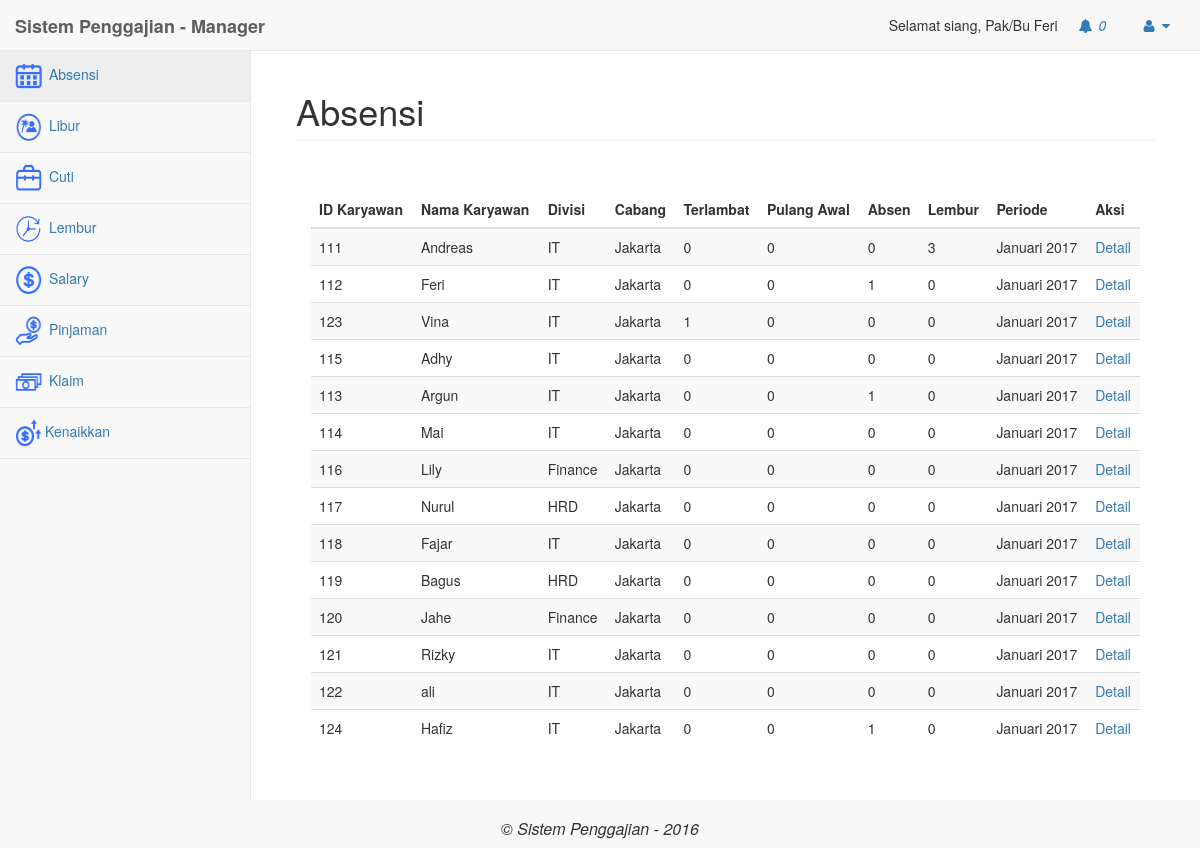
The page /manager/index.php?modul=absensi (signed in) on the database its author committed.
### tables this page shows
CREATE TABLE `user` (
  `Id_User` int(11) NOT NULL,
  `Email` varchar(50) NOT NULL,
  `Password` varchar(30) NOT NULL,
  `Tgl_Lahir` date NOT NULL,
  `Nama` text NOT NULL,
  `status` varchar(20) NOT NULL,
  `Tgl_Join` date NOT NULL,
  `Jabatan` varchar(20) NOT NULL,
  `id_divisi` int(11) NOT NULL,
  `no_rekening` varchar(20) NOT NULL,
  `cabang` varchar(50) NOT NULL,
  `Level` int(11) NOT NULL,
  `gaji_pokok` int(11) NOT NULL,
  `tipe` varchar(50) NOT NULL,
  `tanggungan` int(3) NOT NULL
);

CREATE TABLE `stat_absensi` (
  `id` int(11) NOT NULL,
  `id_karyawan` int(11) NOT NULL,
  `cabang` varchar(50) NOT NULL,
  `nama` varchar(100) NOT NULL,
  `departemen` varchar(50) NOT NULL,
  `terlambat` int(11) NOT NULL,
  `pulang_awal` int(11) NOT NULL,
  `lembur` int(5) NOT NULL,
  `jml_hari_masuk` int(11) NOT NULL,
  `absen` int(11) NOT NULL,
  `periode` varchar(20) NOT NULL
);

### manager/mod_absensi/absensi.php (the view, shortened to what this page needs)
<?php
	if(isset($_GET['act'])){
		$act = $_GET['act'];
	}else{
		$act="";
	}
require_once("../config/koneksi.php");
	switch($act){
		default:?>
			<div class="panel-body">
				<div class="table-responsive">
					<table class="table table-striped">
						<thead>
						<tr>
							<th>ID Karyawan</th>
							<th>Nama Karyawan</th>
							<th>Divisi</th>
							<th>Cabang</th>
							<th>Terlambat</th>
							<th>Pulang Awal</th>
							<th>Absen</th>
							<th>Lembur</th>
							<th>Periode</th>
							<th>Aksi</th>
						</tr>
						</thead>
					<tbody>
			<?php
							$query = "SELECT * FROM stat_absensi";
							$hasil = mysqli_query($k, $query);
							while ($b = mysqli_fetch_assoc($hasil)){
								$query2 = mysqli_query($k,"SELECT * FROM user where Id_User = '".$b['id_karyawan']."'");
								$data_karyawan =  mysqli_fetch_assoc($query2);
							?>
								<tr>
									<td>
										<?php echo $b['id_karyawan']; ?>
									</td>
									<td>
										<?php echo $data_karyawan['Nama'];?>
									</td>
									<td>
										<?php echo $b['departemen'];?>
									</td>
									<td>
										<?php echo $data_karyawan['cabang'] ?>
									</td>
									<td>
										<?php echo $b['terlambat'] ?>
									</td>
									<td>
										<?php echo $b['pulang_awal'];?>
									</td>
									<td>
										<?php echo $b['absen'];?>
									</td>
									<td>
										<?php echo $b['lembur'];?>
									</td>
									<td>
										<?php
										$periode = explode("_",$b['periode']);
										echo $periode[0]." ".$periode[1];
										?>
									</td>
									<td><a href="?modul=absensi&act=detailAbsensi&id=<?php echo $b['id_karyawan']; ?>">Detail</a></td>
								</tr>
						<?php
							}
						?>
							</tbody>
					</table>
				</div>
			</div>
	<?php
	break;
	}
?>

### manager/index.php (shortened to what this page needs)
<?php
if(isset($_SESSION['login']) && $_SESSION['login'] == true){
	?>
	<?php
	require_once("../config/koneksi.php");
	$sql ="SELECT * FROM user WHERE Id_User=$_SESSION[id_karyawan]";
	$hasil2 = mysqli_query($k, $sql);
	$nama = mysqli_fetch_assoc($hasil2);
?>
<!DOCTYPE html>
<html lang="en">
<head>
    <link href="../libs/bower_components/bootstrap/dist/css/bootstrap.min.css" rel="stylesheet">
    <link href="../libs/bower_components/metisMenu/dist/metisMenu.min.css" rel="stylesheet">
    <link href="../libs/dist/css/sb-admin-2.css" rel="stylesheet">
    <link href="../libs/bower_components/font-awesome/css/font-awesome.min.css" rel="stylesheet" type="text/css">
</head>
<body>
<?php
	$sql_notifikasi1 = mysqli_query($k,"SELECT * FROM notifikasi WHERE level = '1' AND isRead = 'n'");
?>
    <div id="wrapper">
        <nav class="navbar navbar-default navbar-static-top" role="navigation" style="margin-bottom: 0">
            <div class="navbar-header">
                <a class="navbar-brand" href="index.php"><b>Sistem Penggajian - Manager</b></a>
            </div>
            <ul class="nav navbar-top-links navbar-right">
				<?php echo "Selamat siang, Pak/Bu ".$nama['Nama'];?>
                <li class="dropdown" onclick="notif()">
                    <a class="dropdown-toggle" data-toggle="dropdown" href="#">
                        <i class="fa fa-bell fa-fw"></i>
							<i id="cekNotif"><?php echo mysqli_num_rows($sql_notifikasi1); ?></i>
                    </a>
                </li>
                <li class="dropdown">
                    <a class="dropdown-toggle" data-toggle="dropdown" href="#">
                        <i class="fa fa-user fa-fw"></i>  <i class="fa fa-caret-down"></i>
                    </a>
                </li>
            </ul>
<div class="navbar-default sidebar" role="navigation">
                <div class="sidebar-nav navbar-collapse">
                    <ul class="nav" id="side-menu">
                       <li>
									<a href="?modul=absensi"><span class="icon-navigasi"><img src="../libs/images/icon-absensi.png" class=""/></span> Absensi</a>
								</li>
								<li>
									<a href="?modul=libur"><span class="icon-navigasi"><img src="../libs/images/icon-libur.png" class=""/></span> Libur</a>
								</li>
								<li>
									<a href="?modul=cuti"><span class="icon-navigasi"><img src="../libs/images/icon-cuti.png" class=""/></span> Cuti</a>
								</li>
								<li>
									<a href="?modul=lembur"><span class="icon-navigasi"><img src="../libs/images/icon-lembur.png" class=""/></span> Lembur</a>
								</li>
								<li>
									<a href="?modul=salary"><span class="icon-navigasi"><img src="../libs/images/icon-salary.png" class=""/></span> Salary</a>
								</li>
								<li>
									<a href="?modul=pinjaman"><span class="icon-navigasi"><img src="../libs/images/icon-loan.png" class=""/></span> Pinjaman</a>
								</li>
								<li>
									<a href="?modul=klaim"><span class="icon-navigasi"><img src="../libs/images/icon-klaim.png" class=""/></span> Klaim</a>
								</li>
								<li>
									<a href="?modul=kenaikkan"><span class="icon-navigasi"><img src="../libs/images/icon-kenaikkan.png" class=""/></span>Kenaikkan </a>
								</li>
                    </ul>
                </div>
            </div>
        </nav>
	<?php
	if(isset($_GET['modul'])){
		$modul = $_GET['modul'];
	}else{
		$modul="";
	}
?>
        <div id="page-wrapper">
            <div class="container-fluid">
               <div class="row">
                     <div class="col-lg-12">
                        <h1 class="page-header"><?php
							if($modul != ""){
								if($modul == "kenaikkan"){
									$judul = "Kenaikkan Gaji";
								}elseif($modul == "pinjaman"){
									$judul = "Pinjaman";
								}elseif($modul == "absensi"){
									$judul = "Absensi";
								}elseif($modul == "libur"){
									$judul = "Libur";
								}elseif($modul == "cuti"){
									$judul = "Cuti";
								}elseif($modul == "lembur"){
									$judul = "Lembur";
								}elseif($modul == "salary"){
									$judul = "Salary";
								}elseif($modul == "klaim"){
									$judul = "Klaim";
								}elseif($modul == "user"){
									$judul = "User";
								}elseif($modul == "penilaian"){
									$judul = "Penilaian";
								}elseif($modul == "karyawanPinjaman"){
									$judul = "Pinjaman - Karyawan";
								}elseif($modul == "karyawanKenaikkan"){
									$judul = "Kenaikkan Gaji - Karyawan";
								}elseif($modul == "karyawanKlaim"){
									$judul = "Klaim - Karyawan";
								}elseif($modul == "karyawanCuti"){
									$judul = "Cuti - Karyawan";
								}elseif($modul == "karyawanSalary"){
									$judul = "Salary - Karyawan";
								}elseif($modul == "karyawanLembur"){
									$judul = "Lembur - Karyawan";
								}elseif($modul == "karyawanLibur"){
									$judul = "Libur - Karyawan";
								}elseif($modul == "karyawanAbsensi"){
									$judul = "Absensi - Karyawan";
								}elseif($modul == "notifikasi"){
									$judul = "Notifikasi";
								}elseif($modul == "profile"){
									$judul = "User Profile";
								}
							}else{
								$judul = "Dashboard";
								$modul = "dashboard";
							}
							echo $judul;
						?></h1>
                    </div>
				</div>
					<div class="row">
						<div class="panel-body">
<?php
switch($modul){
	?>
<?php
	case "absensi" :
		include "mod_absensi/absensi.php";
	break;
}
?>
                        </div>
                    </div>
            </div>
        </div>
			</div>
		<div class="navbar-header" style="width:100%">
            <h1 style="font-size: 16px; text-align: center;"><i>&copy; Sistem Penggajian - 2016</i> </h1>
        </div>
</body>
</html>
<?php
}
else{
	header("Location:../index.php");
}
?>

### manager/index.php (style rules this page uses)
.icon-navigasi img { width: 30px; height: 30px; padding-right:3px; }

### rows shown on the page
user: Nama "Feri"
stat_absensi: id_karyawan "111", user.Nama "Andreas", departemen "IT", user.cabang "Jakarta", terlambat "0", pulang_awal "0", absen "0", lembur "3", periode "Januari", periode "2017"
stat_absensi: id_karyawan "112", user.Nama "Feri", departemen "IT", user.cabang "Jakarta", terlambat "0", pulang_awal "0", absen "1", lembur "0", periode "Januari", periode "2017"
stat_absensi: id_karyawan "123", user.Nama "Vina", departemen "IT", user.cabang "Jakarta", terlambat "1", pulang_awal "0", absen "0", lembur "0", periode "Januari", periode "2017"
stat_absensi: id_karyawan "115", user.Nama "Adhy", departemen "IT", user.cabang "Jakarta", terlambat "0", pulang_awal "0", absen "0", lembur "0", periode "Januari", periode "2017"
stat_absensi: id_karyawan "113", user.Nama "Argun", departemen "IT", user.cabang "Jakarta", terlambat "0", pulang_awal "0", absen "1", lembur "0", periode "Januari", periode "2017"
stat_absensi: id_karyawan "114", user.Nama "Mai", departemen "IT", user.cabang "Jakarta", terlambat "0", pulang_awal "0", absen "0", lembur "0", periode "Januari", periode "2017"
stat_absensi: id_karyawan "116", user.Nama "Lily", departemen "Finance", user.cabang "Jakarta", terlambat "0", pulang_awal "0", absen "0", lembur "0", periode "Januari", periode "2017"
stat_absensi: id_karyawan "117", user.Nama "Nurul", departemen "HRD", user.cabang "Jakarta", terlambat "0", pulang_awal "0", absen "0", lembur "0", periode "Januari", periode "2017"
stat_absensi: id_karyawan "118", user.Nama "Fajar", departemen "IT", user.cabang "Jakarta", terlambat "0", pulang_awal "0", absen "0", lembur "0", periode "Januari", periode "2017"
stat_absensi: id_karyawan "119", user.Nama "Bagus", departemen "HRD", user.cabang "Jakarta", terlambat "0", pulang_awal "0", absen "0", lembur "0", periode "Januari", periode "2017"
stat_absensi: id_karyawan "120", user.Nama "Jahe", departemen "Finance", user.cabang "Jakarta", terlambat "0", pulang_awal "0", absen "0", lembur "0", periode "Januari", periode "2017"
stat_absensi: id_karyawan "121", user.Nama "Rizky", departemen "IT", user.cabang "Jakarta", terlambat "0", pulang_awal "0", absen "0", lembur "0", periode "Januari", periode "2017"
stat_absensi: id_karyawan "122", user.Nama "ali", departemen "IT", user.cabang "Jakarta", terlambat "0", pulang_awal "0", absen "0", lembur "0", periode "Januari", periode "2017"
stat_absensi: id_karyawan "124", user.Nama "Hafiz", departemen "IT", user.cabang "Jakarta", terlambat "0", pulang_awal "0", absen "1", lembur "0", periode "Januari", periode "2017"

### other values the page prints
mysqli_num_rows($sql_notifikasi1) "0"
$judul "Absensi"
